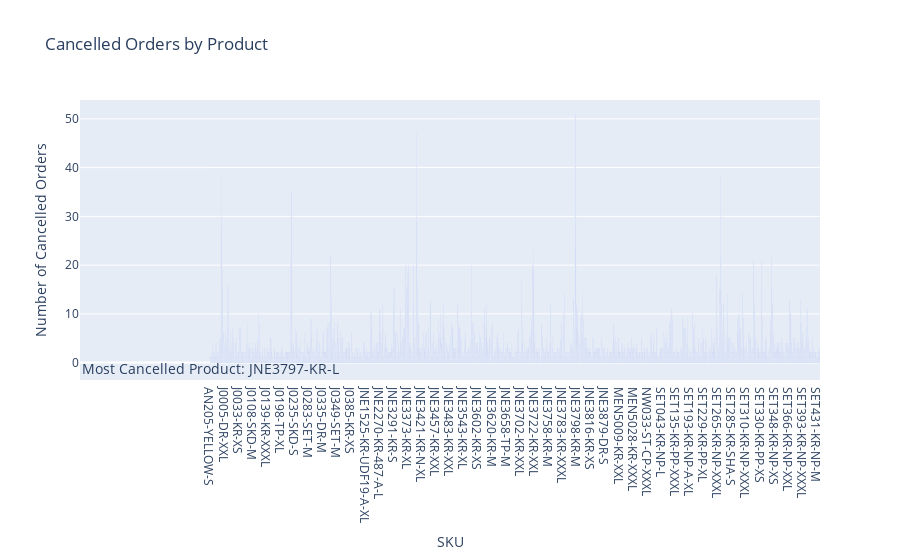

This figure's notebook cell:
### Code cell
cancelled_orders = df_no_outliers[df_no_outliers['Status'] == 'Cancelled']

# Aggregate by product to count cancelled orders
cancelled_orders_count = cancelled_orders.groupby('SKU').size().reset_index(name='Cancelled Orders')

# Determine product with the most cancelled orders
product_most_cancelled = cancelled_orders_count.loc[cancelled_orders_count['Cancelled Orders'].idxmax(), 'SKU']

# Interactive Bar Chart with plotly
fig = px.bar(cancelled_orders_count, x='SKU', y='Cancelled Orders', 
             title='Cancelled Orders by Product',
             labels={'Cancelled Orders': 'Number of Cancelled Orders', 'SKU': 'SKU'},
             text='Cancelled Orders',
             hover_data={'Cancelled Orders': True, 'SKU': True},
             color_discrete_sequence=['#636EFA'])

# Add annotations
fig.update_layout(annotations=[dict(text=f"Most Cancelled Product: {product_most_cancelled}", 
                                    x=0.5, y=1.15, 
                                    font=dict(size=14),
                                    showarrow=False, 
                                    xanchor='center', 
                                    yanchor='top')])

# Display interactive chart
fig.show()

# Optionally add interactive widgets for filtering
# Example dropdown to filter by product
product_dropdown = widgets.Dropdown(
    options=list(cancelled_orders_count['SKU']),
    value=product_most_cancelled,
    description='Select Product:',
    disabled=False,
)
def update_chart(product):
    filtered_data = cancelled_orders_count[cancelled_orders_count['SKU'] == product]
    fig = px.bar(filtered_data, x='SKU', y='Cancelled Orders',
                 title=f'Cancelled Orders for {product}',
                 labels={'Cancelled Orders': 'Number of Cancelled Orders', 'SKU': 'SKU'},
                 text='Cancelled Orders',
                 hover_data={'Cancelled Orders': True, 'SKU': True},
                 color_discrete_sequence=['#1F77B8'])
    fig.show()

widgets.interactive(update_chart, product=product_dropdown)

### Figure 1 — Plotly figure (JSON) as saved in the notebook; plotly's stock layout.template omitted (floating-point values rounded to 4 significant figures; data arrays with more than 128 entries replaced by an {"elided": "..."} marker saying what was removed)
{"data": [{"alignmentgroup": "True", "hovertemplate": "SKU=%{x}<br>Number of Cancelled Orders=%{text}<extra></extra>", "legendgroup": "", "marker": {"color": "#636EFA", "pattern": {"shape": ""}}, "name": "", "offsetgroup": "", "orientation": "v", "showlegend": false, "text": {"elided": "2939 int values"}, "textposition": "auto", "type": "bar", "x": {"elided": "2939 str values"}, "xaxis": "x", "y": {"elided": "2939 int values"}, "yaxis": "y"}], "layout": {"annotations": [{"font": {"size": 14}, "showarrow": false, "text": "Most Cancelled Product: JNE3797-KR-L", "x": 0.5, "xanchor": "center", "y": 1.15, "yanchor": "top"}], "barmode": "relative", "legend": {"tracegroupgap": 0}, "title": {"text": "Cancelled Orders by Product"}, "xaxis": {"anchor": "y", "domain": [0, 1], "title": {"text": "SKU"}}, "yaxis": {"anchor": "x", "domain": [0, 1], "title": {"text": "Number of Cancelled Orders"}}}}
